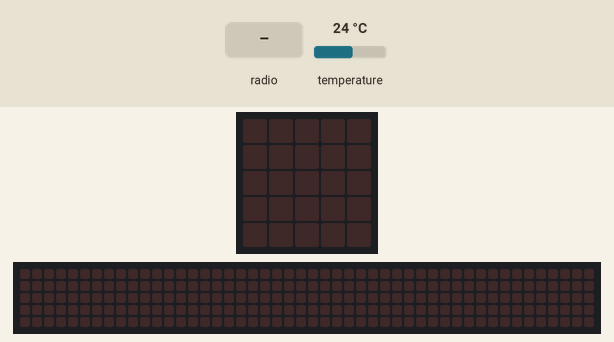
This program was run on a simulated BBC micro:bit running MicroPython. Parts: the board's 5×5 LED display, a strip that is not on the board, showing the scrolling text unrolled. The test bench sets the inputs (shaded band); at power-on: temperature 24 °C. The 48×5 strip is a reading aid, not a part: it shows the text the display is scrolling, unrolled, one strip-width of it at a time.

Above: at 1.2 s.
1.3 s: radio message "1" arrives
At 1.37 s:
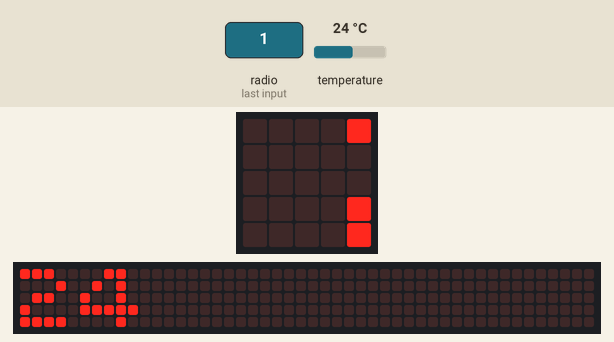
At 1.82 s:
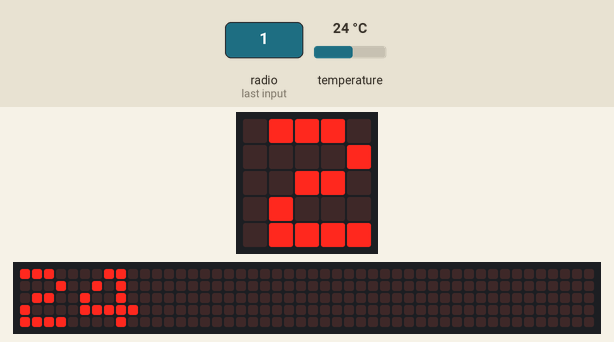
Timing chart, 0 to 4.3 s (numbered marks = the images above; inputs shaded):
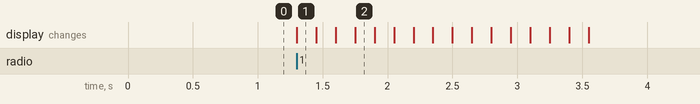

The program:

microbit_radio_temp.py
```python
# Add your Python code here. E.g.
from microbit import *
import radio

radio.config(group=23)
radio.on()

while True:
    message = radio.receive()
    if message:
        display.scroll(temperature())
```

Measured:
- after the input at 1.3 s, the display: changes at once (image 1)
